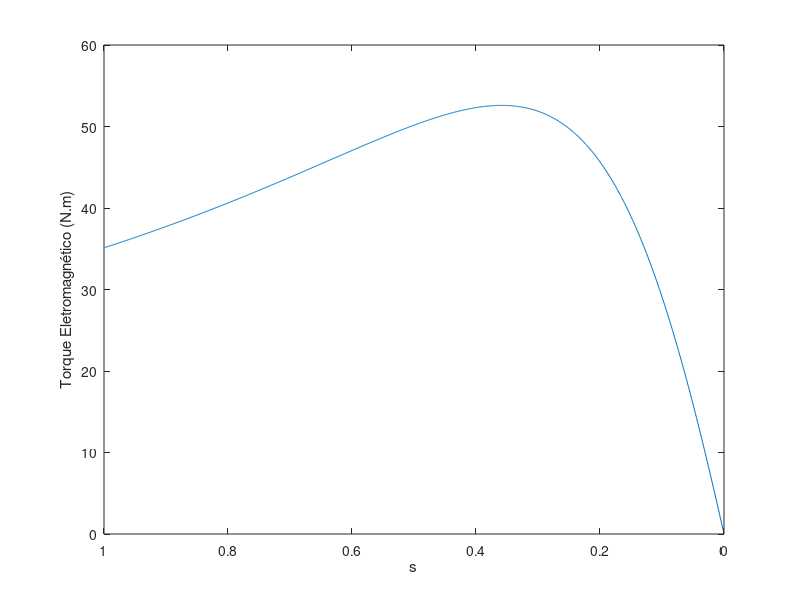
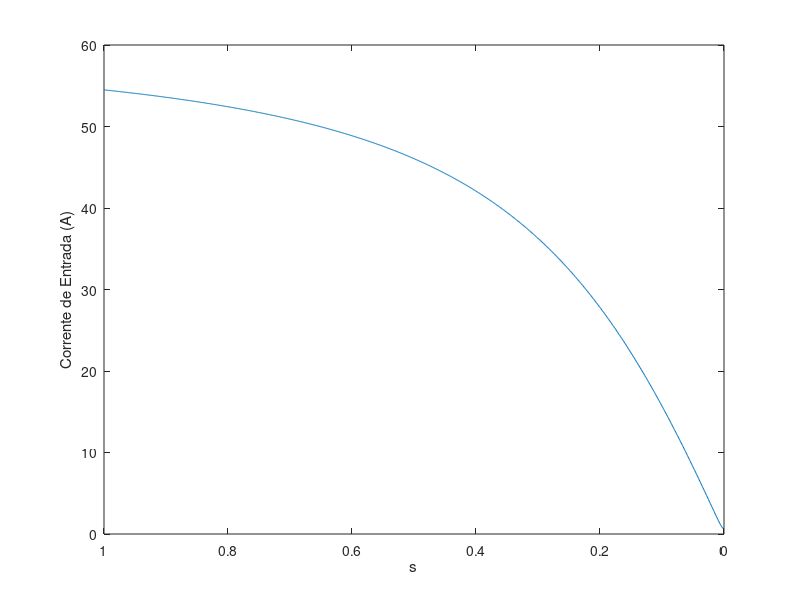

These figures' MATLAB source, in order:

   
%simulacao MIT 
% Curva do MIT - Prof. Renato Kazuo
clear all

%% parâmetros do motor:
p=4; %n polos
f=60; % frequencia

R1=0.325; 
R2=0.75;
X1=0.003*2*pi*f;
X2=0.0025*2*pi*f;
Xm=0.5291*2*pi*f;

ns=120*f/p;
ws=ns*2*pi/60;

V1=220/sqrt(3);

j=1;  

%%
%modelamento pelas equacoes caracteristicas

for s=0:0.001:1
        
        n(j)=(1-s)*ns;
        wm(j)=(1-s)*ws;
        
        Zf(j)=((R2/s+X2*i)*Xm*i)/(R2/s+X2*i+Xm*i);
        Rf(j)=real(Zf(j));
        Xf(j)=imag(Zf(j));
        
        Zentrada(j)=R1+X1*i+Zf(j);
        
        I1(j)=V1/Zentrada(j);
        I1m(j)=abs(I1(j));
        I1a(j)=angle(I1(j));
        
        FP(j)=cos(I1a(j));
        
        Pentrada(j)=3*V1*I1m(j)*FP(j);
        
        Pg(j)=3*I1m(j)^2*Rf(j);
        
        Pmec(j)=(1-s)*Pg(j);
        
        Tmec(j)=Pmec(j)/wm(j);
        
        Rend(j)=Pmec(j)/Pentrada(j);
        
        s1(j)=s;
        
        j=j+1;
    end
    
figure
plot(s1,Tmec);
set(gca,'xdir','reverse');
xlabel('s');
ylabel('Torque Eletromagnético (N.m)');

% figure
% plot(s1,Zentrada);
% set(gca,'xdir','reverse');
% xlabel('s');
% ylabel('Impedância (Ohms)');

 figure
 plot(s1,I1m);
 set(gca,'xdir','reverse');
 xlabel('s');
 ylabel('Corrente de Entrada (A)');

% figure
% plot(s1,FP);
% set(gca,'xdir','reverse');
% xlabel('s');
% ylabel('Fator de Potência');

% figure
% plot(s1,Pentrada);
% set(gca,'xdir','reverse');
% xlabel('s');
% ylabel('Potência de Entrada (W)');

% figure
% plot(s1,Pmec);
% set(gca,'xdir','reverse');
% xlabel('s');
% ylabel('Potência de Saída (W)');

% figure
% plot(s1,Rend);
% set(gca,'xdir','reverse');
% xlabel('s');
% ylabel('Rendimento');